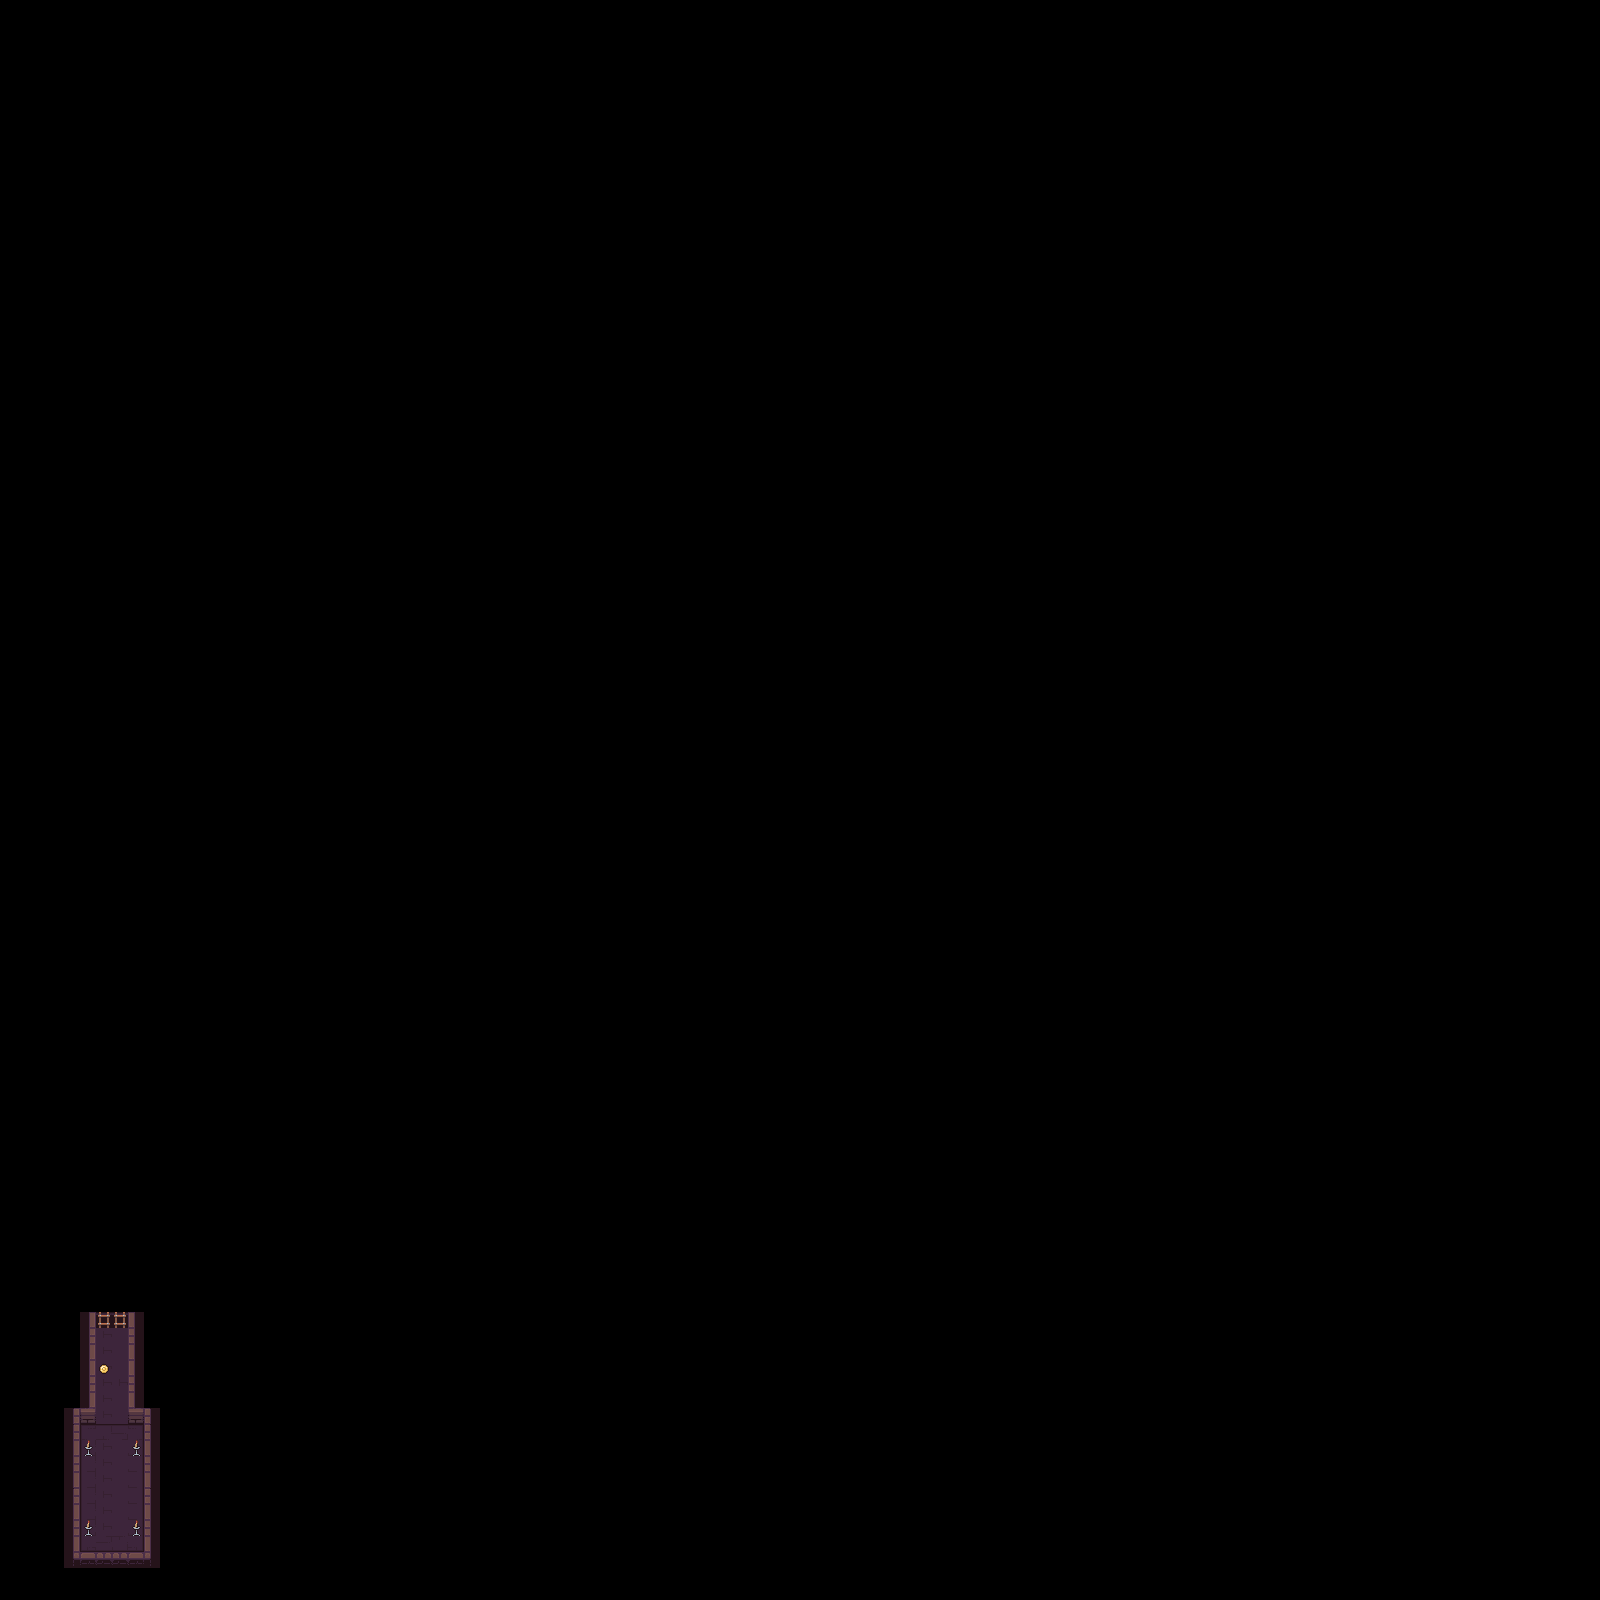

This game map was drawn from its Tiled (.tmx) file and the tilesets committed beside it. A one-line description and the trimmed map source follow:
An orthogonal 100x100 tile map with 16x16 px tiles, 6 tile layers (walls, floor, teleporter, ceiling, ...).

<map version="1.10" tiledversion="1.10.2" class="inside" orientation="orthogonal" renderorder="right-down" width="100" height="100" tilewidth="16" tileheight="16" infinite="0" nextlayerid="8" nextobjectid="1">
 <properties>
  <property name="inside" type="bool" value="true" />
 </properties>
 <tileset firstgid="1" source="Dungeon_Tileset.tsx" />
 <layer id="2" name="walls" width="100" height="100">
  <properties>
   <property name="render" value="below" />
  </properties>
  <data>[10000 cells, 38 non-empty, 16 distinct tile ids]</data>
 </layer>
 <layer id="3" name="floor" width="100" height="100">
  <properties>
   <property name="render" value="below" />
  </properties>
  <data>[10000 cells, 46 non-empty, 12 distinct tile ids]</data>
 </layer>
 <layer id="4" name="teleporter" width="100" height="100">
  <data>[10000 cells, 2 non-empty, 1 distinct tile ids]</data>
 </layer>
 <layer id="7" name="ceiling" width="100" height="100">
  <properties>
   <property name="render" value="above" />
  </properties>
  <data>[10000 cells, 2 non-empty, 1 distinct tile ids]</data>
 </layer>
 <layer id="6" name="enemy" width="100" height="100">
  <data>[10000 cells, 1 non-empty, 1 distinct tile ids]</data>
 </layer>
 <layer id="5" name="torch" width="100" height="100">
  <data>[10000 cells, 4 non-empty, 1 distinct tile ids]</data>
 </layer>
</map>
